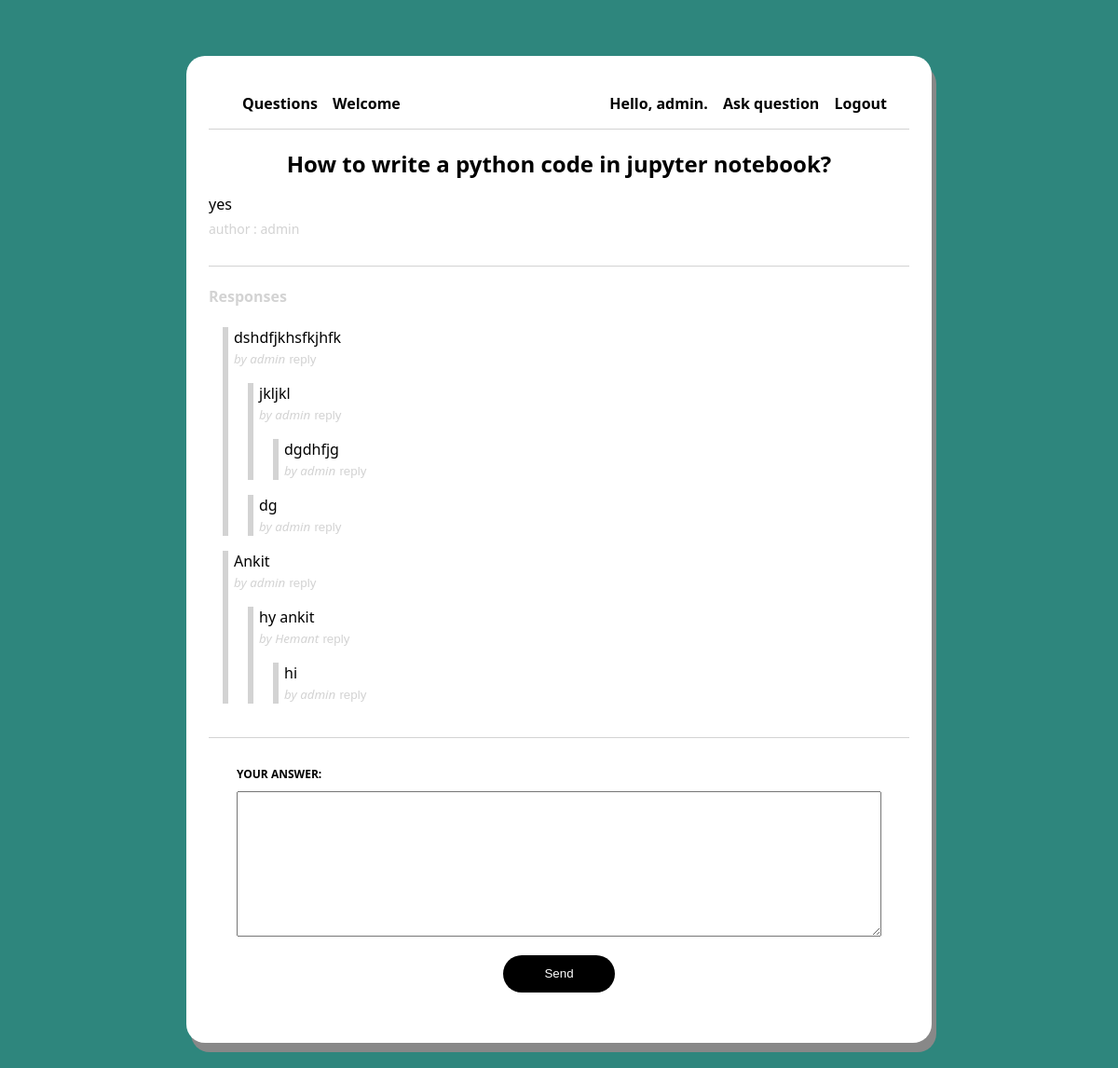
/question/5 (signed in), run on the app's committed database.
### main/models.py (models this page shows, shortened)
class Question(models.Model):
    author = models.ForeignKey(User , null=False, on_delete= models.CASCADE)
    title  = models.CharField(max_length=200, null=False)
    body = models.TextField(null=False)
    created_at = models.DateTimeField(auto_now_add = True)
    updated_at = models.DateTimeField(auto_now_add = True)
    def get_responses(self):
        return self.responses.filter(parent=None)

class Response(models.Model):
    user = models.ForeignKey(User, null=False, on_delete=models.CASCADE)
    question = models.ForeignKey(Question, null=False, on_delete=models.CASCADE, related_name = 'responses')
    parent = models.ForeignKey('self', null=True, blank = True, on_delete=models.CASCADE)
    body = models.TextField(null=False)
    created_at = models.DateTimeField(auto_now_add = True)
    updated_at = models.DateTimeField(auto_now_add = True)
    def get_responses(self):
        return Response.objects.filter(parent=self)

### main/views.py (the view, shortened to what this page needs)
# urls.py: path('question/<int:id>', views.questionpage, name='question'),
def questionpage(request, id):
    response_form = NewResponseForm()
    reply_form = NewReplyForm()
    question = Question.objects.get(id=id)
    context = {
        'question':question,
        'response_form' : response_form,
        'reply_form' : reply_form
    }
    return render(request, 'question.html', context)

### main/forms.py
class NewResponseForm(forms.ModelForm):
    class Meta:
        model = Response
        fields = ['body']

class NewReplyForm(forms.ModelForm):
    class Meta:
        model = Response
        fields = ['body']
        widgets = {
            'body': forms.Textarea(attrs={
                'rows':2,
                'placeholder': 'what are your thoughts?'
            })
        }

### main/templates/question.html (shortened to what this page needs)
{% extends 'layouts/page.html' %}
{% block content %}
<div class="page question-page">
    <h2 class="question-title">{{question.title}}</h2>
    <p class="question-body">{{question.body}}</p>
    <span class="question-author">author : {{question.author.username}}</span>
    <div class="responses-container">
        <h4 class="responses-container-heading">Responses</h4>
        {% if not question.responses.all %}
            <p class="no-responses-text">No responses yet</p>
        {% else %}
            {% for response in question.get_responses %}
                {% include 'components/response.html' with response=response %}
            {% endfor %}
        {% endif %}
    </div>
    {% if user.is_authenticated %}
    <form method="POST" action="" class="response-form">
        <div class="fieldWrapper">
            <label for="{{response_form.body.id_for_label}}">Your answer:</label>
            {{response_form.body}}
        </div>
        <input type="submit" value="Send" class="submit-button"/>
    </form>
    {% endif %}
</div>
{% endblock %}

### main/templates/navbar.html
<nav class="navbar">
    <div class="main-menu">
        <ul>
            {% if user.is_authenticated %}
            <li><a href="{% url 'index' %}">Questions</a>
                <li><a>Welcome</a></li>
            {% else %}
            <li><a href="{% url 'index' %}">Questions</a>
            {% endif %}
            </li>
        </ul>
    </div>
    <div class="user-menu">
        <ul>
            {% if user.is_authenticated %}
            <li><a>Hello, {{ user.username }}.</a></li>
            <li><a href="{% url 'new-question' %}">Ask question</a>
            </li>
            <li><a href="{% url 'logout' %}">Logout</a>
            </li>
            {% else %}
            <li><a href="{% url 'login' %}">Login</a>
            </li>
            <li><a href="{% url 'register' %}">Register</a>
            </li>
            {% endif %}
        </ul>
    </div>
</nav>

### main/templates/components/response.html (shortened to what this page needs)
<blockquote id="{{response.id}}">
    <p class="response-body">{{response.body}}</p>
    <small class="response-author">by {{response.user.username}}</small>
    {% if user.is_authenticated %}
    <button class="reply-button" onclick="handleReplyButton({{response.id}})">Reply</button>
    {% endif %}
    {% for children in response.get_responses %}
        {% include 'components/response.html' with response=children %}
    {% endfor %}
</blockquote>

### static/css/style.css (style rules this page uses)
html, body { font-family: 'Segoe UI', Tahoma, Geneva, Verdana, sans-serif; background-color: #2e867d; }
*, *::after, *::before { box-sizing: border-box; }
a { text-decoration: none; }
.user-menu ul li a, .main-menu ul li a { color: black; font-weight: 700; }
.main-menu ul li, .user-menu ul li { display: inline; margin-left: 12px; }
ul { list-style: none; padding: 0; }
blockquote { border-left: 6px solid lightgray; padding-left: 6px; margin-left: 15px; }
.navbar { display: flex; flex-direction: row; justify-content: space-between; padding:0 24px ; border-bottom: 1px solid lightgray; }
.page { display: flex; flex-direction: column; }
.fieldWrapper { display: flex; flex-direction: column; margin-bottom: 20px; }
.fieldWrapper label { font-size: 12px; font-weight: 600; text-transform: uppercase; margin-bottom: 10px; }
.submit-button { display: block; width: 120px; height: 40px; border: none; border-radius: 20px; background-color: black; color: white; margin: 0 auto; cursor: pointer; }
.question-title { font-weight: 900; margin: 20px auto 0 auto; }
.question-body { margin-bottom: 6px; }
.question-author { font-size: 14px; color: lightgray; }
.responses-container { border-top: 1px solid lightgray; margin-top: 30px; }
.responses-container-heading { color: lightgray; }
.response-body { margin: 0; }
.response-author { color: lightgray; font-style: italic; }
.reply-button { background-color: transparent; border: none; padding: 0; text-transform: lowercase; color: lightgray; cursor: pointer; }
.response-form { margin-top: 20px; border-top: 1px solid lightgray; padding: 30px; }

### data on the page
Question: title "How to write a python code in jupyter notebook?", body "yes", author.username "admin"
Response: body "dshdfjkhsfkjhfk", user.username "admin"
Response: body "jkljkl", user.username "admin"
Response: body "dgdhfjg", user.username "admin"
Response: body "dg", user.username "admin"
Response: body "Ankit", user.username "admin"
Response: body "hy ankit", user.username "Hemant"
Response: body "hi", user.username "admin"

### other printed values
{{ user.username }} "admin"
